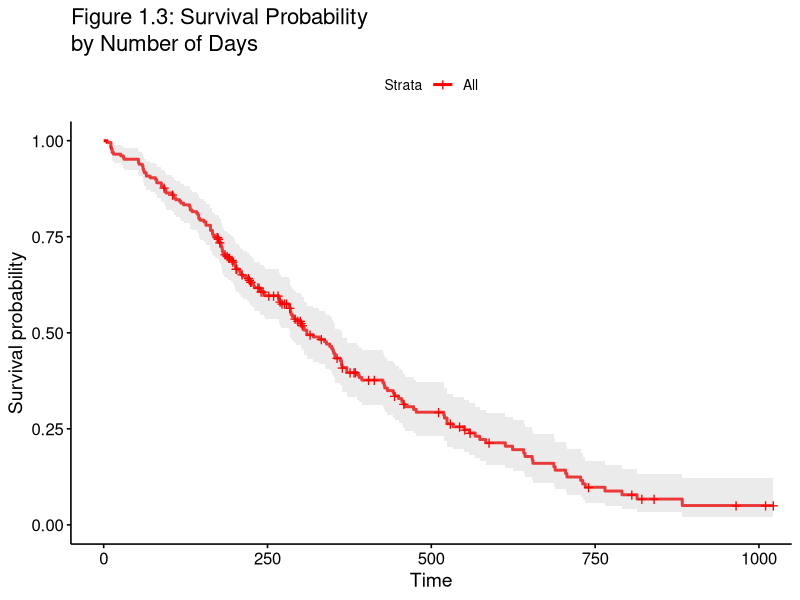
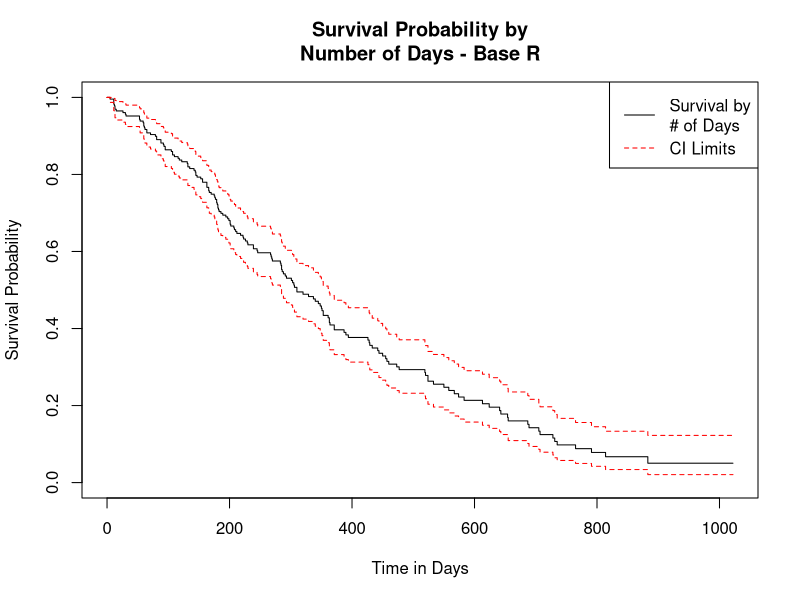
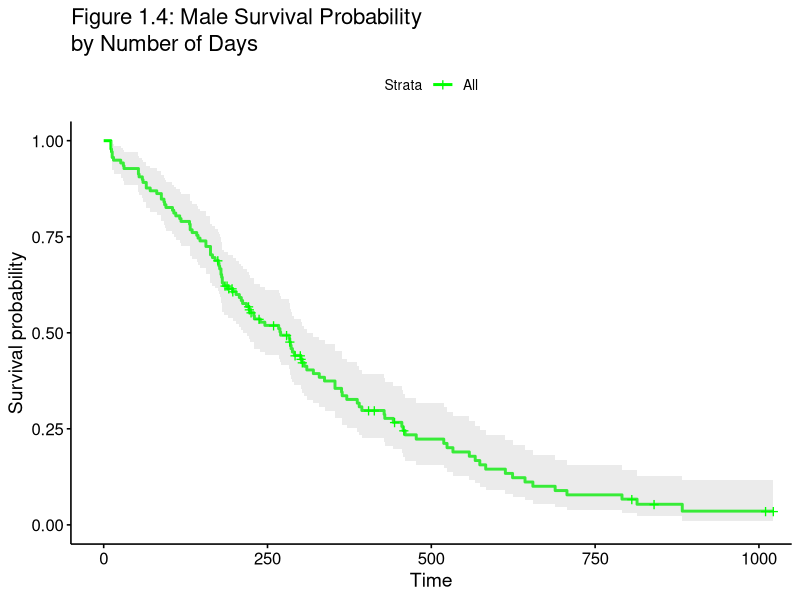
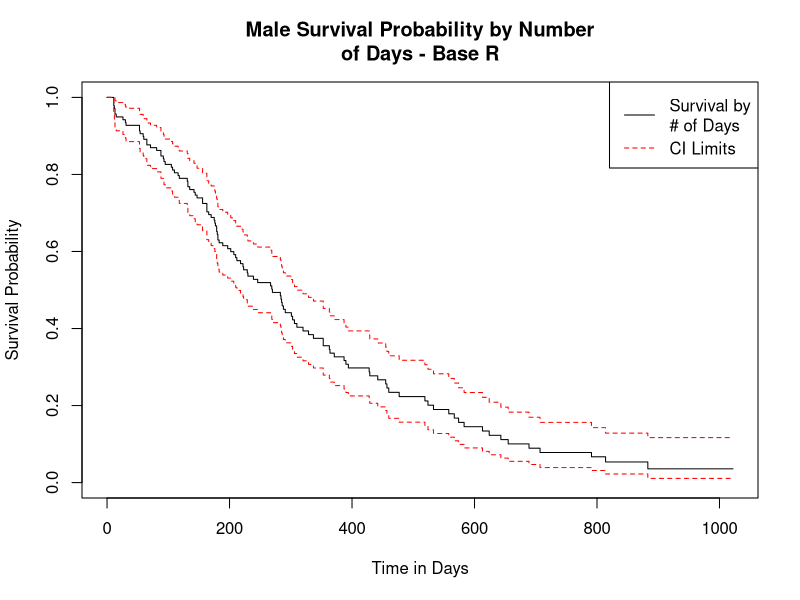
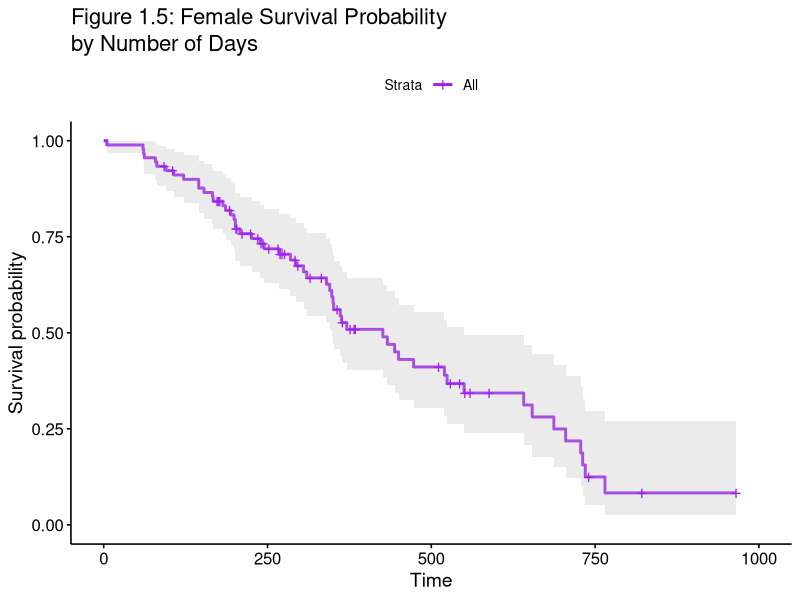
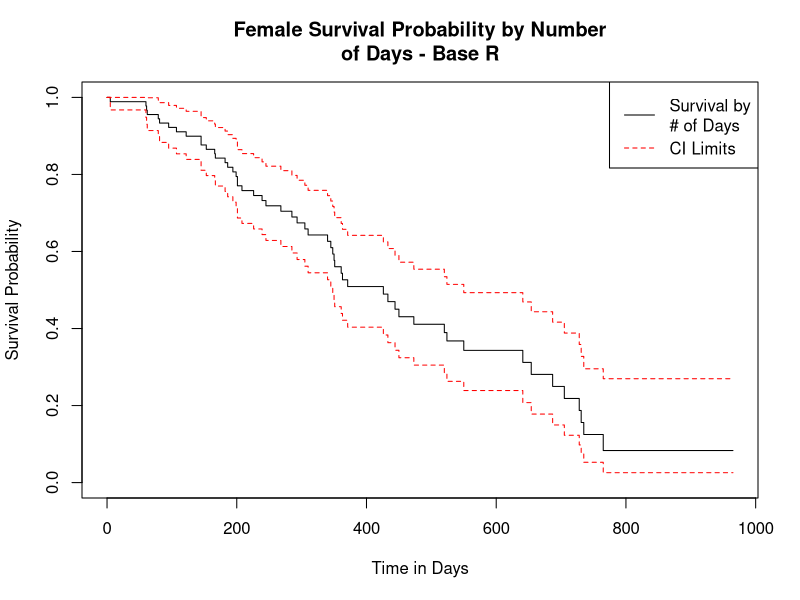
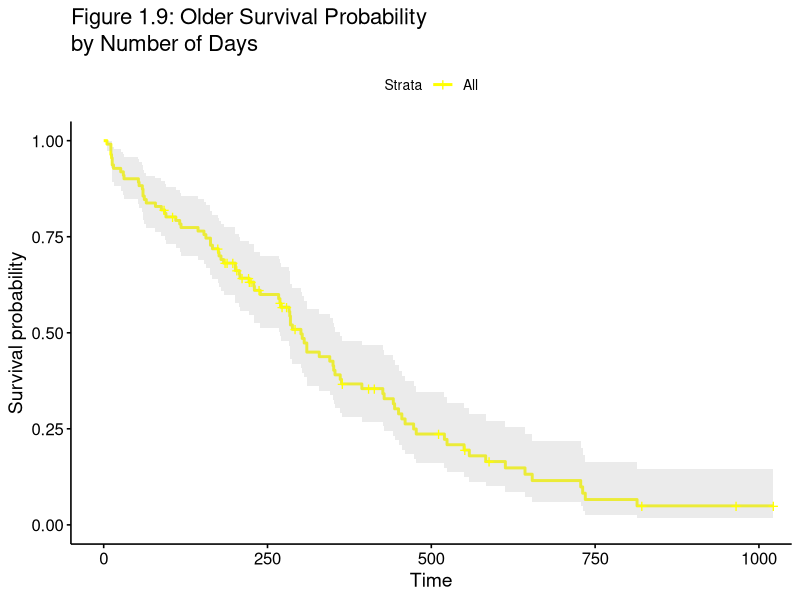
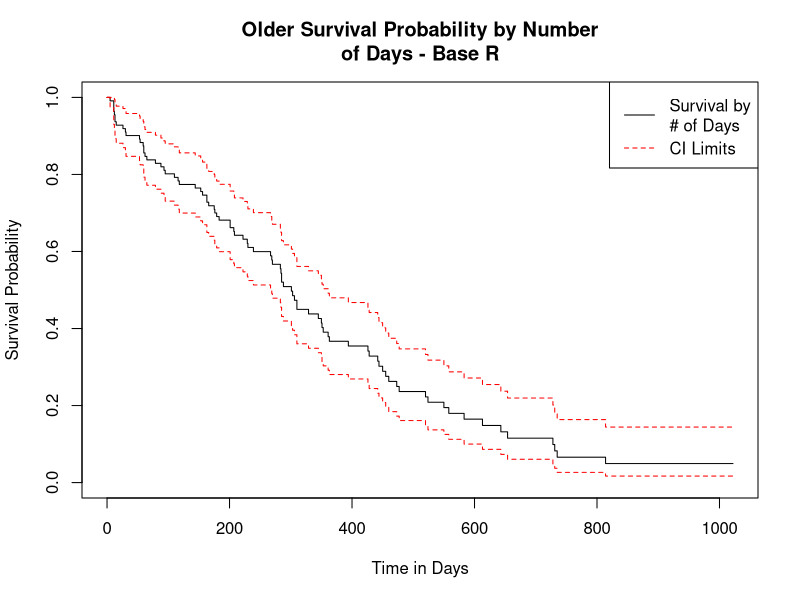

These figures' R source, in order:
## ---- chunk 1
knitr::opts_chunk$set(message=F,warning=F,echo=F,fig_height=10,fig_width=7,cache = F)
## ---- chunk 2
library(ggplot2)          #data visualization
library(gridExtra)        #data visualization
library(survival)         #cancer dataset / survival tools
library(HSAUR3)           #mastectomy dataset
library(knitr)            #kable
library(dplyr)            #data manipulation
library(coin)             #conditional inference procedures
library(survminer)        #ggplot survival plot
## ---- chunk 3
# load dataset
data("cancer", package = "survival")

# calculate probability of survival longer than 300
cfit <- survfit(formula = Surv(time, 1 * (status == 2)) ~ 1, data = cancer)
surv_300 <- summary(cfit, time = 300)[6]
kable(surv_300, col.names = "Probability",
      caption = "Figure 1.1: Probability of Surviving Past 300 Days")

# percentage of observations surviving greater than 300 days
surv_perc <- nrow(subset(cancer, cancer$time > 300)) / length(cancer$time)
kable(surv_perc, col.names = "Proportion",
      caption = "Figure 1.2: Proportion of Subjects Surviving Greater than 300 Days")
## ---- chunk 4
# max(cancer$time)
# summary(cfit, times = seq(1, 1022, 14))
# set colors and plot probability of survival by number of days

# plots including confidence intervals
ggsurvplot(cfit, data = cancer, palette = c("red"),
           conf.int = TRUE,
           title = "Figure 1.3: Survival Probability\nby Number of Days")
colors <- c("black", "red", "red")
plot(cfit, xlab = "Time in Days", ylab = "Survival Probability",
     main = "Survival Probability by\nNumber of Days - Base R",
     col = colors,
     lty = c(1,2,2))
legend("topright", c("Survival by\n# of Days", "CI Limits"), lty = c(1,2,2), col = colors)
## ---- chunk 5
# create male and female datasets with appropriate variable values for 'sex'
cancer_male <- subset(cancer, cancer$sex == 1)
cancer_male$sex <- as.factor("male")
cancer_female <- subset(cancer, cancer$sex == 2)
cancer_female$sex <- as.factor("female")

# build survival models
surv_male <- survfit(formula = Surv(time, status == 2) ~ 1, data = cancer_male)
surv_female <- survfit(formula = Surv(time, status == 2 ) ~ 1, data = cancer_female)

# visual evidence
ggsurvplot(surv_male, data = cancer_male, palette = c("green"),
           conf.int = TRUE, 
           title = "Figure 1.4: Male Survival Probability\nby Number of Days")
plot(surv_male, xlab = "Time in Days", ylab = "Survival Probability",
     main = "Male Survival Probability by Number\nof Days - Base R",
     col = colors,
     lty = c(1,2,2))
legend("topright", c("Survival by\n# of Days", "CI Limits"), lty = c(1,2,2), col = colors)
ggsurvplot(surv_female, data = cancer_female, palette = c("purple"),
           conf.int = TRUE,
           title = "Figure 1.5: Female Survival Probability\nby Number of Days")
plot(surv_female, xlab = "Time in Days", ylab = "Survival Probability",
     main = "Female Survival Probability by Number\nof Days - Base R",
     col = colors,
     lty = c(1,2,2))
legend("topright", c("Survival by\n# of Days", "CI Limits"), lty = c(1,2,2), col = colors)

# probability of surviving 300+ days by gender
male_300 <- summary(surv_male, time = 300)[6]
female_300 <- summary(surv_female, time = 300)[6]
male_300 <- as.numeric(male_300)
male_300 <- round(male_300, 4)
female_300 <- as.numeric(female_300)
female_300 <- round(female_300, 4)
kable(cbind(male_300, female_300), row.names = FALSE,
      col.names = c("Male Probability", "Female Probability"),
      caption = "Figure 1.6: Probability of Surviving Past 300 Days by Gender")

# obtain p-values
cancer$sex <- as.factor(cancer$sex)
get_p <- pvalue(logrank_test(Surv(time, status == 2) ~ sex, data = cancer))

kable(round(get_p,6), col.names = "P-Value",
      caption = "Figure 1.7: P-Value of Survival Difference between Men and Women")
## ---- chunk 6
# get median age 
med_age <- median(cancer$age)
# split observations into "older" and "younger" leaving observations that are 
cancer$agefact <- ifelse(cancer$age > med_age, "older", "younger")
cancer$agefact <- as.factor(cancer$agefact)
num_older <- length(which(cancer$agefact == "older"))
num_younger <- length(which(cancer$agefact == "younger"))
at_median <- length(which(cancer$age == med_age))
kable(cbind(num_older, num_younger, at_median), col.names = c("Older Obs", "Younger Obs", "Obs at Median"),
      row.names = FALSE, caption = "Figure 1.8: Summary of Older/Younger Breakdown")

## create male and female datasets with appropriate variable values for 'sex'
cancer_old <- subset(cancer, cancer$agefact == "older")
cancer_young <- subset(cancer, cancer$agefact == "younger")

# build survival models
surv_old <- survfit(formula = Surv(time, status == 2) ~ 1, data = cancer_old)
surv_young <- survfit(formula = Surv(time, status == 2 ) ~ 1, data = cancer_young)

# visual evidence
ggsurvplot(surv_old, data = cancer_old, palette = c("yellow"),
           conf.int = TRUE,
           title = "Figure 1.9: Older Survival Probability\nby Number of Days")
plot(surv_old, xlab = "Time in Days", ylab = "Survival Probability",
     main = "Older Survival Probability by Number\nof Days - Base R",
     col = colors,
     lty = c(1,2,2))
legend("topright", c("Survival by\n# of Days", "CI Limits"), lty = c(1,2,2), col = colors)
ggsurvplot(surv_young, data = cancer_young, palette = c("pink"),
           conf.int = TRUE,
           title = "Figure 1.10: Younger Survival Probability\nby Number of Days")
plot(surv_young, xlab = "Time in Days", ylab = "Survival Probability",
     main = "Younger Survival Probability by Number\nof Days - Base R",
     col = colors,
     lty = c(1,2,2))
legend("topright", c("Survival by\n# of Days", "CI Limits"), lty = c(1,2,2), col = colors)

# probability of surviving 300+ days by gender
old_300 <- summary(surv_old, time = 300)[6]
young_300 <- summary(surv_young, time = 300)[6]
old_300 <- as.numeric(old_300)
old_300 <- round(old_300, 4)
young_300 <- as.numeric(young_300)
young_300 <- round(young_300, 4)
kable(cbind(old_300, young_300), row.names = FALSE,
      col.names = c("Older Probability", "Younger Probability"),
      caption = "Figure 1.11: Probability of Surviving Past 300 Days by Age")

# obtain p-values
get_p <- pvalue(logrank_test(Surv(time, status == 2) ~ agefact, data = cancer))

kable(round(get_p,6), col.names = "P-Value",
      caption = "Figure 1.12: P-Value of Survival Difference by Age")
## ---- chunk 7
data("mastectomy", package = "HSAUR3")

# change event code
mastectomy$event <- ifelse(mastectomy$event == TRUE, 2, 1)

# create fit based on data
mast_fit <- survfit(formula = Surv(time, event == 2) ~ metastasized, data = mastectomy)

# plot fit using ggplot
ggsurvplot(mast_fit, data = mastectomy, palette = c("#E7B800", "#2E9FDF"),
           conf.int = TRUE,
           title = "Figure 2.1: Mastectomy Survival\nby Metastasized")
## ---- chunk 8
# use log-rank test
meta_logrank <- logrank_test(Surv(time, event == 2) ~ metastasized, data = mastectomy)

# present results
meta_logrank
